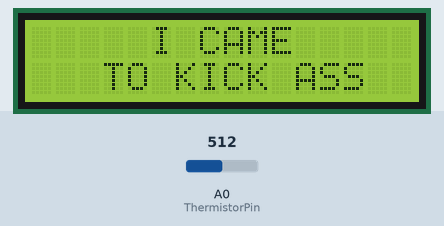
This sketch was run on a simulated Arduino Nano, built with avr-gcc and run on an emulated ATmega328P. Shown: 16×2 character LCD. The test bench sets the inputs (shaded band); at power-on: A0 (ThermistorPin) = 512.

Above: at 2.6 s.
At 11.2 s:
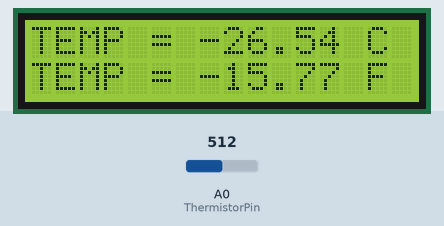
11.3 s: A0 (ThermistorPin) set to 716
At 12.1 s:
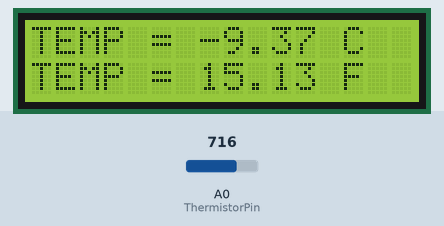
13.1 s: A0 (ThermistorPin) set to 900
At 14.1 s:
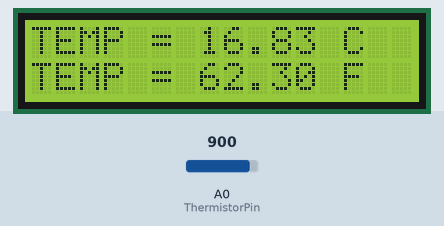
14.6 s: A0 (ThermistorPin) set to 1023
At 16.0 s:
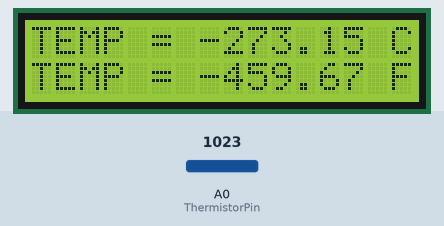
Timing chart, 0 to 17.6 s (numbered marks = the images above; inputs shaded):
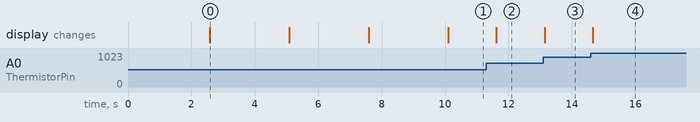

Measured:
- after the input at 11.3 s, the display: changes after 0.32 s (image 2)
- after the input at 13.1 s, the display: changes at once (image 3)
- after the input at 14.6 s, the display: changes after 0.06 s (image 4)
- what the display in image 0 shows lasts 2.5 s, from 2.6 s to 5.1 s

The sketch:

DigitalThermometer.001.ino
```cpp
//Alexander Hudspeth
//03MAR2019


// PIN CONNECTIONS FOR LCD AND THERMISTOR TO ARDUINO.
// USB POWERED IN THIS CONFIGURATION

// LCD PIN        ARDUINO NANO PIN
//  rs                12
//  e                 11
//  d4                5
//  d5                4
//  d6                3
//  d7                2


// THERMISTOR         A0
//
#include <LiquidCrystal.h> //includes Liquid Crystal Library

LiquidCrystal lcd(12, 11, 5, 4, 3, 2); //rs,e,d4,d5,d6,d7
//Defines pin connections between Arduino and LCD

//setup for Temp data
int ThermistorPin = A0; //sets thermistor to pin A0
int Vo;
float R11 = 100000; //known resistor value is 10000
float logR21, R21, T, C;//temp conversion math
float c1 = 1.009249522e-03, c2 = 2.378405444e-04, c3 = 2.019202697e-07;//temp conversion math


void setup()
{
  lcd.begin(16,2);
  lcd.clear();
  lcd.setCursor(0,0);
  lcd.print("   (C) 2019");
  lcd.setCursor(0,1);
  lcd.print(" Alex Hudspeth");
 delay(2500);
  lcd.clear();
  lcd.setCursor(0,0);
  lcd.print("     I CAME");
  lcd.setCursor(0,1);
  lcd.print("   TO KICK ASS");
 delay(2500);
  lcd.clear();
  lcd.setCursor(0,0);
  lcd.print("       AND   ");
  lcd.setCursor(0,1);
  lcd.print(" CHEW BUBBLEGUM");
 delay(2500);
  lcd.clear();
  lcd.setCursor(0,0);
  lcd.print("AND I'M ALL OUT   ");
  lcd.setCursor(0,1);
  lcd.print("      OF GUM");
 delay(2500);

 }
void loop()
 {

  //Temperature section
  Vo = analogRead(ThermistorPin);
  R21 = R11 * (1023.0 / (float)Vo - 1.0);
  logR21 = log(R21);
  T = (1.0 / (c1 + c2*logR21 + c3*logR21*logR21*logR21));
  T = T - 273.15;
  C = T;
  T = (T * 9.0)/ 5.0 + 32.0;

  lcd.clear();

// print temp to LCD
    lcd.setCursor(0,1);
    lcd.print("TEMP = ");
    lcd.print(T);
    lcd.print(" F");
    lcd.setCursor(0,0);
    lcd.print("TEMP = ");
    lcd.print(C);
    lcd.print(" C");
    delay(500);


}
```
